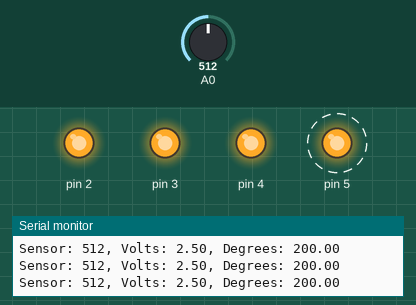
The sketch below on a simulated Arduino Uno, built with avr-gcc and run on an emulated ATmega328P. Shown: output pins drawn as LEDs (lit = HIGH), the last lines printed to the serial monitor. Dashed ring = blinking. The inputs (shaded band) are chosen by the test bench; at power-on: A0 = 512.

Above: at 1.26 s.
1.3 s: A0 set to 165
4.3 s: A0 set to 157
At 4.7 s:
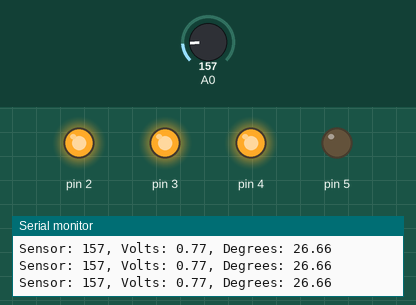
7.3 s: A0 set to 122
At 8.4 s:
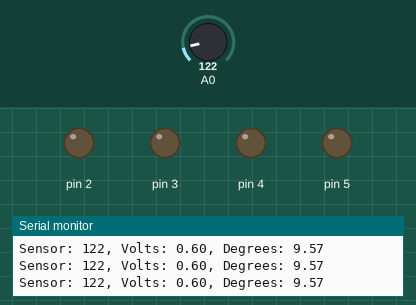
8.8 s: A0 set to 306
At 9.06 s:
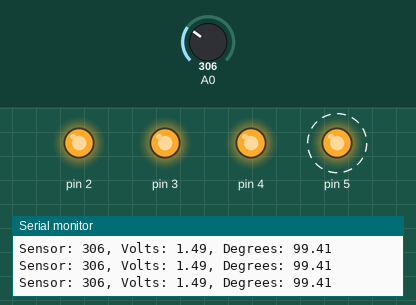
11.8 s: A0 set to 17
At 12.7 s:
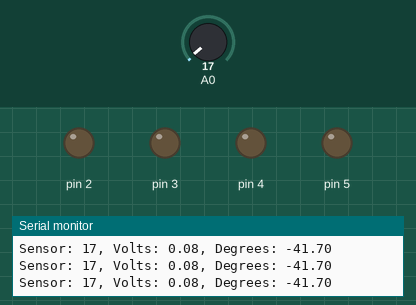
Timing chart, 0 to 14.8 s (numbered marks = the images above; inputs shaded):
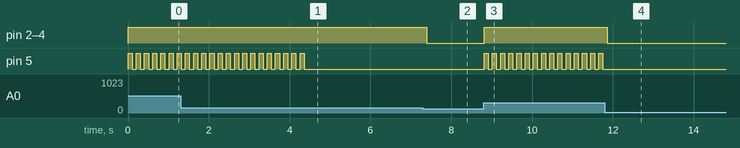

Measured:
- the behaviour switches between 158 and 157 on A0 (found by bisection; images 0 and 1)
- after the input at 4.3 s, pin 5: goes on until 4.4 s, then stays LOW
- after the input at 7.3 s, pin 2–4: HIGH → LOW after 0.10 s
- after the input at 8.8 s, pin 2–4: LOW → HIGH at once; pin 5: alternates HIGH for 0.10 s and LOW for 0.10 s, starting at once
- after the input at 11.8 s, pin 2–4: HIGH → LOW after 0.06 s; pin 5: stops changing and stays LOW
- by itself, pin 5: alternates HIGH for 0.10 s and LOW for 0.10 s

The sketch:

TempMeasure.ino
```cpp
const float baselineTemp = 20.0;
void setup() {
  //open a serial port. 9600 = how many bits per second will be transferred from the arduino to the Serial.
  Serial.begin(9600);
  //Initializing all the pins
  for (int i=2; i<6; i++){
    //Sets the pin to output
    pinMode(i,OUTPUT);
    //Sets the beginning status to LOW
    digitalWrite(i,LOW);
  }
}

void loop() {
  // put your main code here, to run repeatedly:
  int sensorVal = analogRead(A0);
  float voltageRead = (sensorVal / 1024.0) * 5.0;
  float temperature = (voltageRead - 0.5) * 100;
  Serial.print("Sensor: ");
  Serial.print(sensorVal);
  Serial.print(", Volts: ");
  Serial.print(voltageRead);
  Serial.print(", Degrees: ");
  Serial.print(temperature);
  Serial.print("\n");

  if(temperature <= baselineTemp){
      digitalWrite(2, LOW);
      digitalWrite(3, LOW);
      digitalWrite(4, LOW);
      digitalWrite(5, LOW);
  }else if(temperature >= baselineTemp && temperature < 22){
      digitalWrite(2, HIGH);
      digitalWrite(3, LOW);
      digitalWrite(4, LOW);
      digitalWrite(5, LOW);
  }else if(temperature >= 22 && temperature < 24){
      digitalWrite(2, HIGH);
      digitalWrite(3, HIGH);
      digitalWrite(4, LOW);
      digitalWrite(5, LOW);
  }else if(temperature >= 24 && temperature <27){
      digitalWrite(2, HIGH);
      digitalWrite(3, HIGH);
      digitalWrite(4, HIGH);
      digitalWrite(5, LOW);
  }else if(temperature >= 27){
      digitalWrite(2, HIGH);
      digitalWrite(3, HIGH);
      digitalWrite(4, HIGH);
      if(digitalRead(5) == LOW)
        digitalWrite(5, HIGH);
      else
        digitalWrite(5, LOW);
  }
  delay(100);
}
```
